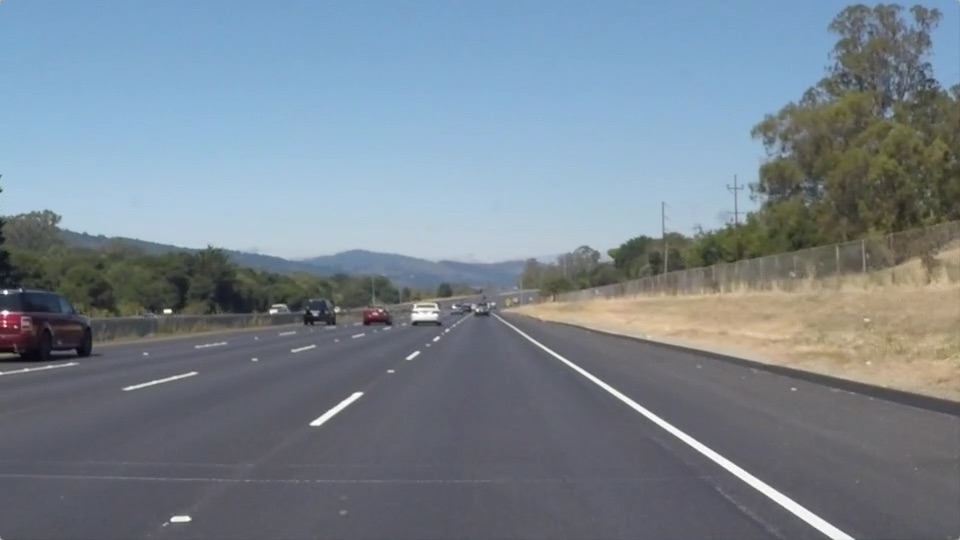
#> input picture test_images/solidWhiteRight.jpg, 960 x 540 px
$ jupyter execute --allow-errors P1.ipynb   (shell and % lines are left out)
#> lines starting #> are read from the running program, lines starting #| are printed output that depends on the picture; after the words box and inside, x2 and y2 are one past the last pixel; in counts of white or black regions, pixels touching at a corner belong together
# Self-Driving Car Engineer Nanodegree

## Project: **Finding Lane Lines on the Road**
***
In this project, you will use the tools you learned about in the lesson to identify lane lines on the road.  You can develop your pipeline on a series of individual images, and later apply the result to a video stream (really just a series of images). Check out the video clip "raw-lines-example.mp4" (also contained in this repository) to see what the output should look like after using the helper functions below.

Once you have a result that looks roughly like "raw-lines-example.mp4", you'll need to get creative and try to average and/or extrapolate the line segments you've detected to map out the full extent of the lane lines.  You can see an example of the result you're going for in the video "P1_example.mp4".  Ultimately, you would like to draw just one line for the left side of the lane, and one for the right.

In addition to implementing code, there is a brief writeup to complete. The writeup should be completed in a separate file, which can be either a markdown file or a pdf document. There is a [write up template](https://github.com/udacity/CarND-LaneLines-P1/blob/master/writeup_template.md) that can be used to guide the writing process. Completing both the code in the Ipython notebook and the writeup template will cover all of the [rubric points](https://review.udacity.com/#!/rubrics/322/view) for this project.

---
Let's have a look at our first image called 'test_images/solidWhiteRight.jpg'.  Run the 2 cells below (hit Shift-Enter or the "play" button above) to display the image.

**Note: If, at any point, you encounter frozen display windows or other confounding issues, you can always start again with a clean slate by going to the "Kernel" menu above and selecting "Restart & Clear Output".**

---

**The tools you have are color selection, region of interest selection, grayscaling, Gaussian smoothing, Canny Edge Detection and Hough Tranform line detection.  You  are also free to explore and try other techniques that were not presented in the lesson.  Your goal is piece together a pipeline to detect the line segments in the image, then average/extrapolate them and draw them onto the image for display (as below).  Once you have a working pipeline, try it out on the video stream below.**

---

<figure>

 <figcaption>
 <p></p>
 <p style="text-align: center;"> Your output should look something like this (above) after detecting line segments using the helper functions below </p>
 </figcaption>
</figure>
 <p></p>
<figure>

 <figcaption>
 <p></p>
 <p style="text-align: center;"> Your goal is to connect/average/extrapolate line segments to get output like this</p>
 </figcaption>
</figure>

**Run the cell below to import some packages.  If you get an `import error` for a package you've already installed, try changing your kernel (select the Kernel menu above --> Change Kernel).  Still have problems?  Try relaunching Jupyter Notebook from the terminal prompt.  Also, consult the forums for more troubleshooting tips.**

## Import Packages

[cell 1]
#importing some useful packages
import matplotlib.pyplot as plt
import matplotlib.image as mpimg
import numpy as np
import cv2

## Read in an Image

[cell 2]
#reading in an image
image = mpimg.imread('test_images/solidWhiteRight.jpg')
#> image is the input picture: shape (540, 960, 3); mean R, G, B 120.3, 132.6, 143.7

#printing out some stats and plotting
print('This image is:', type(image), 'with dimensions:', image.shape)
#| This image is: <class 'numpy.ndarray'> with dimensions: (540, 960, 3)
plt.imshow(image)  # if you wanted to show a single color channel image called 'gray', for example, call as plt.imshow(gray, cmap='gray')

## Ideas for Lane Detection Pipeline

**Some OpenCV functions (beyond those introduced in the lesson) that might be useful for this project are:**

`cv2.inRange()` for color selection
`cv2.fillPoly()` for regions selection
`cv2.line()` to draw lines on an image given endpoints
`cv2.addWeighted()` to coadd / overlay two images
`cv2.cvtColor()` to grayscale or change color
`cv2.imwrite()` to output images to file
`cv2.bitwise_and()` to apply a mask to an image

**Check out the OpenCV documentation to learn about these and discover even more awesome functionality!**

## Helper Functions

Below are some helper functions to help get you started. They should look familiar from the lesson!

[cell 3]
import math

def grayscale(img):
    """Applies the Grayscale transform
    This will return an image with only one color channel
    but NOTE: to see the returned image as grayscale
    (assuming your grayscaled image is called 'gray')
    you should call plt.imshow(gray, cmap='gray')"""
    return cv2.cvtColor(img, cv2.COLOR_RGB2GRAY)
    # Or use BGR2GRAY if you read an image with cv2.imread()
    # return cv2.cvtColor(img, cv2.COLOR_BGR2GRAY)

def canny(img, low_threshold, high_threshold):
    """Applies the Canny transform"""
    return cv2.Canny(img, low_threshold, high_threshold)

def gaussian_blur(img, kernel_size):
    """Applies a Gaussian Noise kernel"""
    return cv2.GaussianBlur(img, (kernel_size, kernel_size), 0)

def region_of_interest(img, vertices):
    """
    Applies an image mask.

    Only keeps the region of the image defined by the polygon
    formed from `vertices`. The rest of the image is set to black.
    `vertices` should be a numpy array of integer points.
    """
    #defining a blank mask to start with
    mask = np.zeros_like(img)

    #defining a 3 channel or 1 channel color to fill the mask with depending on the input image
    if len(img.shape) > 2:
        channel_count = img.shape[2]  # i.e. 3 or 4 depending on your image
        ignore_mask_color = (255,) * channel_count
    else:
        ignore_mask_color = 255

    #filling pixels inside the polygon defined by "vertices" with the fill color
    cv2.fillPoly(mask, vertices, ignore_mask_color)

    #returning the image only where mask pixels are nonzero
    masked_image = cv2.bitwise_and(img, mask)
    return masked_image


# [31 lines left out: functions draw_lines, hough_lines, not called in this run]

# Python 3 has support for cool math symbols.

def weighted_img(img, initial_img, α=0.8, β=1., γ=0.):
    """
    `img` is the output of the hough_lines(), An image with lines drawn on it.
    Should be a blank image (all black) with lines drawn on it.

    `initial_img` should be the image before any processing.

    The result image is computed as follows:

    initial_img * α + img * β + γ
    NOTE: initial_img and img must be the same shape!
    """
    return cv2.addWeighted(initial_img, α, img, β, γ)

## Test Images

Build your pipeline to work on the images in the directory "test_images"
**You should make sure your pipeline works well on these images before you try the videos.**

[cell 4]
import os
os.listdir("test_images/")

## Build a Lane Finding Pipeline

Build the pipeline and run your solution on all test_images. Make copies into the `test_images_output` directory, and you can use the images in your writeup report.

Try tuning the various parameters, especially the low and high Canny thresholds as well as the Hough lines parameters.

[cell 5]
# TODO: Build your pipeline that will draw lane lines on the test_images
# then save them to the test_images_output directory.

def slope_intercept_length(line):
    """
    Calculates the slope and intercept of the line
    as well as the length
    """
    for x1,y1,x2,y2 in line:
        m = ((y2-y1)/(x2-x1))
        b = y1 - (m * x1);
        l = math.sqrt((x2-x1)**2 + (y2-y1)**2)
        return m, b, l

def extrapolate_line(segments, y1, y2):
    """
    Uses the line lenght as a weight so that the
    longer lines right near the car influence the
    direction and intercept more than the small
    segments at the far end of the region of interest
    """

    weight = sum([s["l"] for s in segments])

    if weight == 0:
        return (-1,-1),(-1,-1)

    avg_slope = sum([s["m"] * s["l"] for s in segments]) / weight
    avg_intercept = sum([s["b"] * s["l"] for s in segments]) / weight
    x1 = math.floor((y1 - avg_intercept) / avg_slope)
    x2 = math.floor((y2 - avg_intercept) / avg_slope)
    return (x1, y1), (x2, y2)


def extrapolate_lane_lines(img, lines):
    """
    Extrapolates a line right and left from the view point
    """

    left_lane_lines = []
    right_lane_lines = []

    for line in lines:
        # Calculate slope/intercept
        m, b, l = slope_intercept_length(line)

        if (abs(m) < .2):
            # ignore lines that are not vertical enough
            continue

        lane = {"m": m, "b": b, "l": l}

        # Mirrored: 0,0 is left upper hand corner
        if m < 0:
            left_lane_lines.append(lane)
        else:
            right_lane_lines.append(lane)

    # We want a line from the bottom of the image to somewhere just shy of the center
    y1 = img.shape[0]
    y2 = math.floor(y1 * .6)

    return extrapolate_line(left_lane_lines, y1, y2), extrapolate_line(right_lane_lines, y1, y2)


def draw_lines(img, lines, color=[255, 0, 0], thickness=8, extrapolate=True):
    if (extrapolate):
        left_lane, right_lane = extrapolate_lane_lines(img, lines)
        cv2.line(img, left_lane[0], left_lane[1], color, thickness)
        cv2.line(img, right_lane[0], right_lane[1], color, thickness)
    else:
        for line in lines:
            for x1,y1,x2,y2 in line:
                cv2.line(img, (x1, y1), (x2, y2), color, thickness)

def hough_lines(img, rho, theta, threshold, min_line_len, max_line_gap):
    """
    `img` should be the output of a Canny transform.

    Returns the detected lines
    """
    lines = cv2.HoughLinesP(img, rho, theta, threshold, np.array([]), minLineLength=min_line_len, maxLineGap=max_line_gap)
    return lines

def annotate_image(image_org, debug=False):
    # Convert to grayscale
    image_gs = grayscale(image_org)

    # Blur
    image_blur = gaussian_blur(image_gs, 7)

    # Detect edges with canny
    image_canny = canny(image_blur, 50, 150)

    # Determine the region of interest
    shape = image_canny.shape
    vertices = np.array([[(0, shape[0]), (shape[1] * 0.5 - 20, shape[0] * 0.6), (shape[1] * 0.5 + 20, shape[0] * 0.6), (shape[1], shape[0])]], dtype=np.int32)
    image_masked = region_of_interest(image_canny, vertices)

    # Run hough transform to find lines
    rho = 1
    theta = np.pi / 180 * 1
    threshold = 15
    min_line_len = 40
    max_line_gap = 40
    lines = hough_lines(image_masked, rho, theta, threshold, min_line_len, max_line_gap)

    # Draw the extrapolated lines on a separate image
    image_houghed = np.zeros((image_org.shape[0], image_org.shape[1], 3), dtype=np.uint8)
    draw_lines(image_houghed, lines, thickness=8)

    if debug:
        # Draw the unextrapolated lines on top
        draw_lines(image_houghed, lines, thickness=1, color=[0,255,0], extrapolate=False)

        # Overdraw the lines on top of the canny image
        image_canny_color = np.dstack((image_canny, image_canny, image_canny))
        image_annotated = weighted_img(image_houghed, image_canny_color)
    else:
        # Overdraw the lines on top of the original
        image_annotated = weighted_img(image_houghed, image_org)

    return image_annotated

test_images_dir = "test_images/"
test_image_output_dir = "test_images_output/"
test_images = os.listdir(test_images_dir)

def save_image(image, image_name):
    test_image_output_dir + image_name
    plt.imsave(test_image_output_dir + image_name, image)


for image_name in test_images:
    image_fq_name = test_images_dir + image_name

    print ("Processing", image_fq_name)

    # Read image
    image_org = mpimg.imread(image_fq_name)
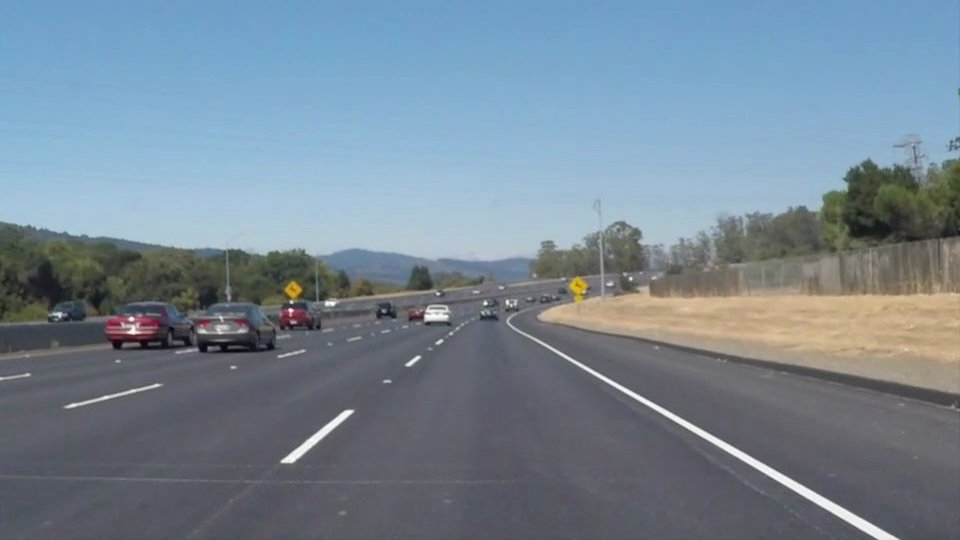
#> input picture test_images/solidWhiteCurve.jpg, 960 x 540 px
#> image_org is the input picture: shape (540, 960, 3); mean R, G, B 118.5, 134.5, 148.1

    # annotate
    image_annotated = annotate_image(image_org)
#> in canny, `return cv2.Canny(img, low_threshold, high_threshold)`:
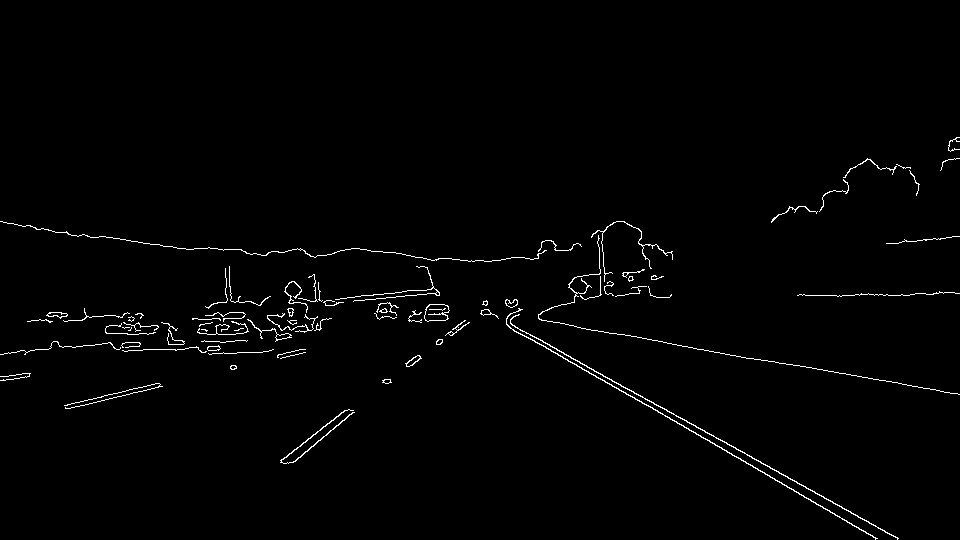
#> returned value: shape (540, 960); 1.3% white in thin lines or dots, all inside (x1, y1, x2, y2) = (0, 137, 960, 540)
#> in region_of_interest, `cv2.fillPoly(mask, vertices, ignore_mask_color)`:
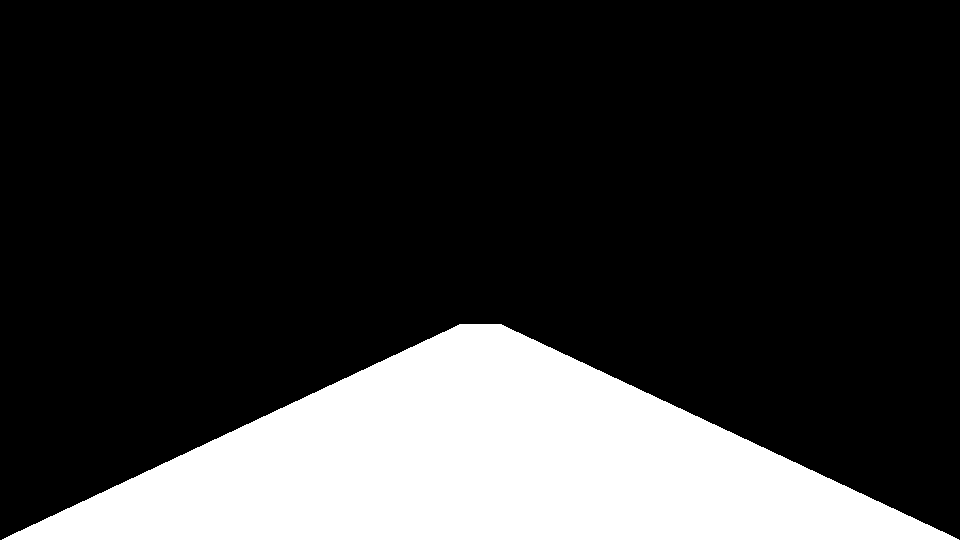
#> mask: shape (540, 960); 20.8% white; 1 white region, box (x1, y1, x2, y2) and area: (2, 324, 959, 540) 108027
#> in region_of_interest, `masked_image = cv2.bitwise_and(img, mask)`:
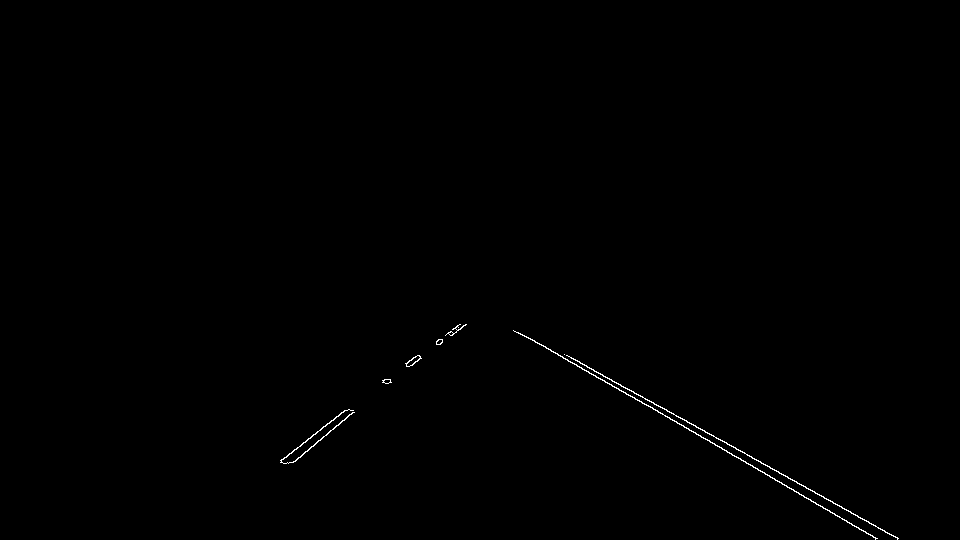
#> masked_image: shape (540, 960); 0.28% white in thin lines or dots, all inside (x1, y1, x2, y2) = (280, 324, 899, 540)
#> in hough_lines, `lines = cv2.HoughLinesP(img, rho, theta, threshold, np.array([]), minL..`: lines = [[545, 346, 829, 510], [564, 354, 897, 538], [522, 334, 877, 538], [571, 357, 898, 538], [292, 462, 439, 339], [281, 460, 413, 357], [293, 462, 457, 325], [412, 365, 466, 324], [513, 330, 568, 361], [410, 365, 458, 327], [280, 460, 384, 379], [351, 410, 417, 355]]
#> the loop in extrapolate_lane_lines, `for line in lines:` made 12 passes
#> (line, m, b, l) on passes 1 to 8: ([[545, 346, 829, 510]], 0.577, 31.28, 328), ([[564, 354, 897, 538]], 0.553, 42.36, 380.5), ([[522, 334, 877, 538]], 0.575, 34.03, 409.4), ([[571, 357, 898, 538]], 0.554, 40.94, 373.8), ([[292, 462, 439, 339]], -0.837, 706.3, 191.7), ([[281, 460, 413, 357]], -0.78, 679.3, 167.4), ([[293, 462, 457, 325]], -0.835, 706.8, 213.7), ([[412, 365, 466, 324]], -0.759, 677.8, 67.8)
#> after the loop in extrapolate_lane_lines, `for line in lines:`: left_lane_lines = 7 items; right_lane_lines = 5 items
#> in extrapolate_line, `weight = sum([s["l"] for s in segments])`: weight = 919.6
#> in extrapolate_line, `avg_slope = sum([s["m"] * s["l"] for s in segments]) / weight`: avg_slope = -0.809
#> in extrapolate_line, `avg_intercept = sum([s["b"] * s["l"] for s in segments]) / weight`: avg_intercept = 693.9
#> in extrapolate_line, `x1 = math.floor((y1 - avg_intercept) / avg_slope)`: x1 = 190
#> in extrapolate_line, `x2 = math.floor((y2 - avg_intercept) / avg_slope)`: x2 = 457
#> in draw_lines, `left_lane, right_lane = extrapolate_lane_lines(img, lines)`: left_lane = ((190, 540), (457, 324)); right_lane = ((890, 540), (507, 324))
#> in weighted_img, `return cv2.addWeighted(initial_img, α, img, β, γ)`:
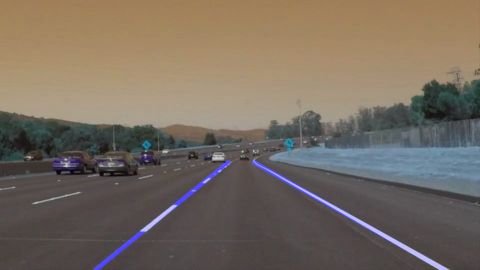
#> returned value: shape (540, 960, 3) (shown at 1/2 size); mean of channels 0, 1, 2 96.5, 107.6, 118.5; drawn as B, G, R
    image_annotated_debug = annotate_image(image_org, debug=True)
#> the loop in extrapolate_lane_lines (call 2), `for line in lines:` made 12 passes
#> call 3 of draw_lines, with lines = array of shape (12, 1, 4), thickness = 1, extrapolate = False
#> the loop in draw_lines (call 3), `for line in lines:` made 12 passes
#> after the loop in draw_lines (call 3), `for line in lines:`:
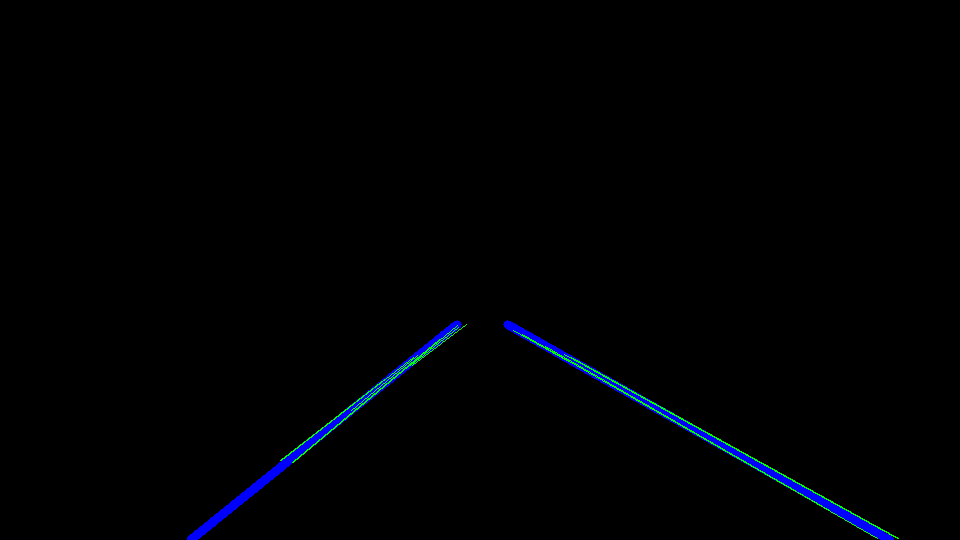
#> img: shape (540, 960, 3); mean of channels 0, 1, 2 2.7, 0.9, 0; drawn as B, G, R
#> call 2 of weighted_img, with α = 0.8, β = 1, γ = 0
#> in weighted_img (call 2), `return cv2.addWeighted(initial_img, α, img, β, γ)`:
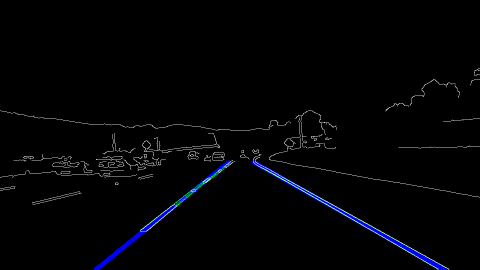
#> returned value: shape (540, 960, 3) (shown at 1/2 size); mean of channels 0, 1, 2 5.2, 3.1, 2.7; drawn as B, G, R

    # save to disk
    save_image(image_annotated, image_name)
#> in save_image, `plt.imsave(test_image_output_dir + image_name, image)`:
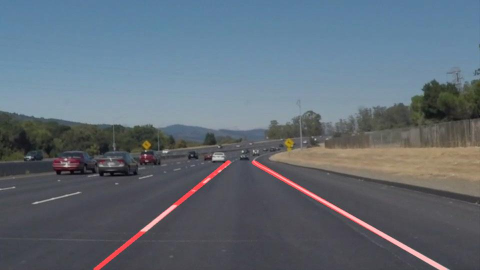
#> saved as solidWhiteCurve.jpg: shape (540, 960, 3) (shown at 1/2 size); mean R, G, B 96.6, 107.5, 118.5
    save_image(image_annotated_debug, "debug_" + image_name)
#> call 2 of save_image, with image_name = 'debug_solidWhiteCurve.jpg'
#> in save_image (call 2), `plt.imsave(test_image_output_dir + image_name, image)`:
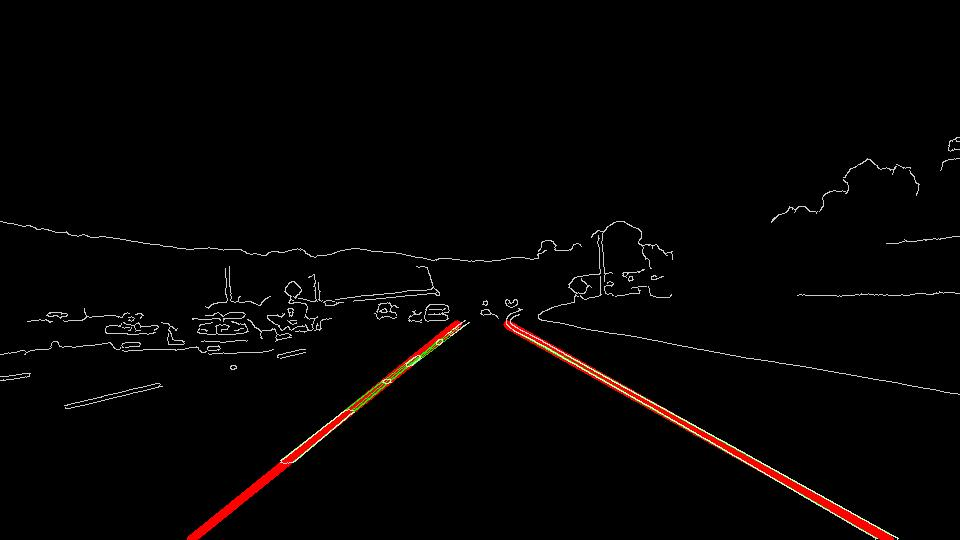
#> saved as debug_solidWhiteCurve.jpg: shape (540, 960, 3); mean R, G, B 5.4, 3.5, 3.1
